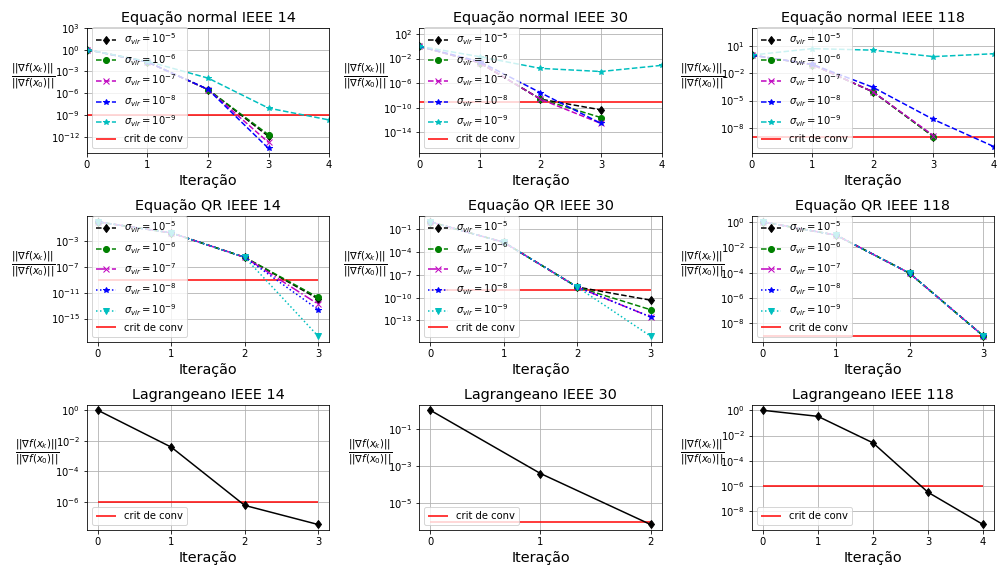

Reproduce this figure in Python.
#%%
import pandas as pd
import matplotlib.pyplot as plt

sistemas=["14","30","118"]



dNormal_5={}
dQR_5={}
dNormal_6={}
dQR_6={}
dNormal_7={}
dQR_7={}
dNormal_8={}
dQR_8={}
dNormal_9={}
dQR_9={}
dLagran={}
for sys in sistemas:
    dNormal_5[sys]=pd.read_csv("convIEEE"+sys+"Normal5.csv",header=None)
    dNormal_5[sys].columns=["it","normgrad","maxdx"]
    dNormal_6[sys]=pd.read_csv("convIEEE"+sys+"Normal6.csv",header=None)
    dNormal_6[sys].columns=["it","normgrad","maxdx"]
    dNormal_7[sys]=pd.read_csv("convIEEE"+sys+"Normal7.csv",header=None)
    dNormal_7[sys].columns=["it","normgrad","maxdx"]
    dNormal_8[sys]=pd.read_csv("convIEEE"+sys+"Normal8.csv",header=None)
    dNormal_8[sys].columns=["it","normgrad","maxdx"]
    dNormal_9[sys]=pd.read_csv("convIEEE"+sys+"Normal9.csv",header=None)
    dNormal_9[sys].columns=["it","normgrad","maxdx"]
    dQR_5[sys]=pd.read_csv("convIEEE"+sys+"QR5.csv",header=None)
    dQR_5[sys].columns=["it","normgrad","maxdx"]
    dQR_6[sys]=pd.read_csv("convIEEE"+sys+"QR6.csv",header=None)
    dQR_6[sys].columns=["it","normgrad","maxdx"]
    dQR_7[sys]=pd.read_csv("convIEEE"+sys+"QR7.csv",header=None)
    dQR_7[sys].columns=["it","normgrad","maxdx"]
    dQR_8[sys]=pd.read_csv("convIEEE"+sys+"QR8.csv",header=None)
    dQR_8[sys].columns=["it","normgrad","maxdx"]
    dQR_9[sys]=pd.read_csv("convIEEE"+sys+"QR9.csv",header=None)
    dQR_9[sys].columns=["it","normgrad","maxdx"]
    dLagran[sys]=pd.read_csv("convIEEE"+sys+"lagran.csv",header=None)
    dLagran[sys].columns=["it","normgrad","maxdx"]



#%%
fig, ax= plt.subplots(nrows=3,ncols=3,figsize=(14,8))
i=0
for sys in sistemas:
    ax[0][i].set_title("Equação normal IEEE "+sys,fontsize="x-large")
    normaliz=dNormal_5[sys].normgrad[0]
    ax[0][i].semilogy(dNormal_5[sys].it,dNormal_5[sys].normgrad/normaliz,label=r"$\sigma_{vir} = 10^{-5}$",ls="--",marker="d",color="k") 
    normaliz=dNormal_6[sys].normgrad[0]
    ax[0][i].semilogy(dNormal_6[sys].it,dNormal_6[sys].normgrad/normaliz,label=r"$\sigma_{vir} = 10^{-6}$",ls="--",marker="o",color="g") 
    normaliz=dNormal_7[sys].normgrad[0]
    ax[0][i].semilogy(dNormal_7[sys].it,dNormal_7[sys].normgrad/normaliz,label=r"$\sigma_{vir} = 10^{-7}$",ls="--",marker="x",color="m")    
    normaliz=dNormal_8[sys].normgrad[0]
    ax[0][i].semilogy(dNormal_8[sys].it,dNormal_8[sys].normgrad/normaliz,label=r"$\sigma_{vir} = 10^{-8}$",ls="--",marker="*",color="b") 
    normaliz=dNormal_9[sys].normgrad[0]
    ax[0][i].semilogy(dNormal_9[sys].it,dNormal_9[sys].normgrad/normaliz,label=r"$\sigma_{vir} = 10^{-9}$",ls="--",marker="*",color="c") 
    
    ax[0][i].hlines(y=1e-9,xmin=0,xmax=8,colors="r",label="crit de conv")   
    ax[1][i].set_title("Equação QR IEEE "+sys,fontsize="x-large")
    normaliz=dQR_5[sys].normgrad[0]
    ax[1][i].semilogy(dQR_5[sys].it,dQR_5[sys].normgrad/normaliz,label=r"$\sigma_{vir} = 10^{-5}$",ls="--",marker="d",color="k") 
    normaliz=dQR_6[sys].normgrad[0]
    ax[1][i].semilogy(dQR_6[sys].it,dQR_6[sys].normgrad/normaliz,label=r"$\sigma_{vir} = 10^{-6}$",ls="--",marker="o",color="g") 
    normaliz=dQR_7[sys].normgrad[0]
    ax[1][i].semilogy(dQR_7[sys].it,dQR_7[sys].normgrad/normaliz,label=r"$\sigma_{vir} = 10^{-7}$",ls="-.",marker="x",color="m")    
    normaliz=dQR_8[sys].normgrad[0]
    ax[1][i].semilogy(dQR_8[sys].it,dQR_8[sys].normgrad/normaliz,label=r"$\sigma_{vir} = 10^{-8}$",ls=":",marker="*",color="b")    
    normaliz=dQR_9[sys].normgrad[0]
    ax[1][i].semilogy(dQR_9[sys].it,dQR_9[sys].normgrad/normaliz,label=r"$\sigma_{vir} = 10^{-9}$",ls=":",marker="v",color="c")   
    
    ax[1][i].hlines(y=1e-9,xmin=0,xmax=max(dQR_9[sys].it),colors="r",label="crit de conv")   
    ax[2][i].set_title("Lagrangeano IEEE "+sys,fontsize="x-large")
    normaliz=dLagran[sys].normgrad[0]
    ax[2][i].semilogy(dLagran[sys].it,dLagran[sys].normgrad/normaliz,marker="d",color="k") 
    ax[2][i].hlines(y=1e-6,xmin=0,xmax=max(dLagran[sys].it),colors="r",label="crit de conv")   

    
   
   
    ax[0][i].set_xticks(dNormal_9[sys].it)
    ax[1][i].set_xticks(dQR_9[sys].it)
    ax[2][i].set_xticks(dLagran[sys].it)
    
    ax[0][i].set_xlim([0,4])
    ax[0][i].set_ylim(top=1e3)

    ax[0][i].legend(loc="lower left")
    ax[1][i].legend(loc="lower left")
    ax[2][i].legend(loc="lower left")

    ax[0][i].set_xlabel("Iteração",fontsize="x-large")
    ax[1][i].set_xlabel("Iteração",fontsize="x-large")
    ax[2][i].set_xlabel("Iteração",fontsize="x-large")
    s=r"$ \frac{\vert \vert\nabla f(x_k) \vert \vert}{\vert \vert\nabla f(x_0)\vert \vert} $"
    ax[0][i].set_ylabel(s,rotation=0,labelpad=18,fontsize="x-large")
    ax[1][i].set_ylabel(s,rotation=0,labelpad=18,fontsize="x-large")
    ax[2][i].set_ylabel(s,rotation=0,labelpad=18,fontsize="x-large")

    ax[0][i].grid()
    ax[1][i].grid()
    ax[2][i].grid()
    i=i+1
# %%
fig.tight_layout()
fig.savefig("conv.pdf")
fig.savefig("conv.png")
plt.show()
# %%
